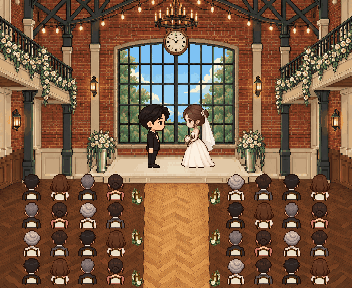
#> input picture tools/round10-ceremony-facing.png, 352 x 288 px, given in place of gallery.png, which was not available
$ python prepare_round10_assets.py
#> lines starting #> are read from the running program, lines starting #| are printed output that depends on the picture; after the words box and inside, x2 and y2 are one past the last pixel; in counts of white or black regions, pixels touching at a corner belong together; pictures that were not available may be replaced by others from this repository, and a replacement may not be noted
"""Fit built-in ImageGen artwork to the explicitly requested game pixel grids.

No API calls. Source art: raw/round10-source (ignored). Only new v1 files,
comparison boards and review stills are written; existing art stays intact.
Run: .venv-assets/Scripts/python.exe tools/prepare_round10_assets.py
"""
from pathlib import Path
import hashlib
import json
from PIL import Image, ImageDraw, ImageFont, ImageChops

ROOT = Path(__file__).resolve().parents[1]
RAW = ROOT / 'raw/round10-source'
ROWS = [200, 228, 256, 284]
COLS = [32, 60, 88, 116, 236, 264, 292, 320]
REPORT = {'files': {}, 'seats': {'x': COLS, 'feetY': ROWS}, 'stage': {'rect': [96,150,256,176], 'groomFeet':[154,168], 'brideFeet':[198,168]}, 'aisle':[144,176,208,288], 'effects': {'petals':{'frameSize':[8,8],'origins':[[0,0],[8,0],[16,0],[24,0]]},'heart':{'frameSize':[8,8],'origins':[[0,0],[8,0]],'unusedTransparentRect':[0,8,16,16]}}}


def source(name):
#> called with name = 'gallery'
    return Image.open(RAW / (name+'.png')).convert('RGBA')
#> returned value is the input picture: PIL image 352x288 RGBA; mean R, G, B, A 125.5, 92.7, 67.5, 255


def clean(im):
    im = im.copy().convert('RGBA')
    # Alpha threshold discards generated edge fringes before nearest fitting.
    im.putalpha(im.getchannel('A').point(lambda v: 255 if v >= 200 else 0))
    return im


def palette(im, colors=48, opaque=False):
    im = clean(im)
    alpha = Image.new('L',im.size,255) if opaque else im.getchannel('A')
    visible = [rgb[:3] for rgb in im.get_flattened_data() if rgb[3]]
    strip = Image.new('RGB',(max(1,len(visible)),1));strip.putdata(visible or [(0,0,0)])
    pal = strip.quantize(colors=colors if opaque else colors-1,dither=Image.Dither.NONE)
    result = im.convert('RGB').quantize(palette=pal,dither=Image.Dither.NONE).convert('RGBA')
    result.putalpha(alpha)
    result.paste((0,0,0,0),(0,0),alpha.point(lambda v:255-v))
    return result


def fit(im, size, max_body=None):
#> called with size = (96, 112)
    im=clean(im)
    box=im.getbbox()
#> box = (0, 0, 352, 288)
    if not box: raise ValueError('Empty sprite')
    im=im.crop(box)
    limits=max_body or size
    ratio=min(limits[0]/im.width,limits[1]/im.height)
#> ratio = 0.273
    im=im.resize((max(1,round(im.width*ratio)),max(1,round(im.height*ratio))),Image.Resampling.NEAREST)
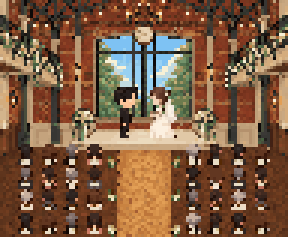
#> im: PIL image 96x79 RGBA (shown 3 times larger); mean R, G, B, A 126.7, 93.4, 68.1, 255
    out=Image.new('RGBA',size)
#> out: PIL image 96x112 RGBA; every value is 0
    out.alpha_composite(im,((size[0]-im.width)//2,size[1]-im.height))
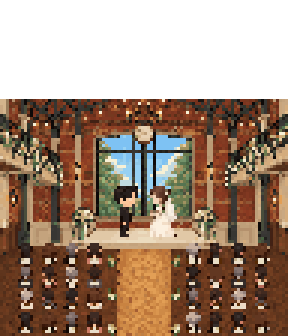
#> out: PIL image 96x112 RGBA (shown 3 times larger); mean R, G, B, A 89.4, 65.9, 48, 179.9; transparent parts drawn white
    return out


def save(im, relative, colors=48, opaque=False, frames=None):
    im=palette(im,colors,opaque)
#> in palette, `alpha = Image.new('L',im.size,255) if opaque else im.getchannel('A')`:
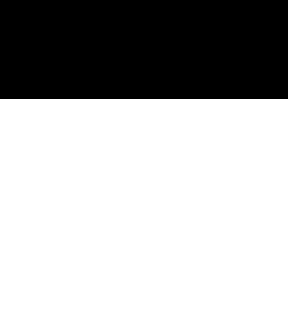
#> alpha: PIL image 96x112 L (shown 3 times larger); 70.5% white; 1 black region, box (x1, y1, x2, y2) and area: (0, 0, 96, 33) 3168
    p=ROOT/relative;p.parent.mkdir(parents=True,exist_ok=True);im.save(p)
    item={'size':list(im.size),'rgbaColors':len(im.getcolors(im.width*im.height)), 'alpha':sorted(set(im.getchannel('A').get_flattened_data())), 'bbox':im.getbbox(), 'sha256':hashlib.sha256(p.read_bytes()).hexdigest()}
    if frames:
        fw,fh=frames
        cells=[im.crop((x,0,x+fw,fh)) for x in range(0,im.width,fw)]
        item['frameSize']=[fw,fh];item['frames']=[{'bbox':c.getbbox(),'sha256':hashlib.sha256(c.tobytes()).hexdigest()} for c in cells]
    REPORT['files'][relative]=item
    return im


# [61 lines left out: functions sheet, environment, effects, existing, not called in this run]


def font(size=14):
    return ImageFont.truetype('C:/Windows/Fonts/malgun.ttf',size)


# [51 lines left out: function stills, not called in this run]


def main():
    for name,size in [('gallery',(96,112)),('gifts',(96,96)),('info',(96,112))]:save(fit(source(name),size),f'assets/objects/landmark-{name}-v1.png')
    groom=sheet('groom',4,2,(48,72),'assets/characters/groom-ceremony-v1.png')
    bride=sheet('bride',8,1,(48,72),'assets/characters/bride-ceremony-v1.png')
    guests=sheet('guests',6,2,(40,48),'assets/characters/guest-seated-v1.png',True)
    back,front=environment();effects()
    save(source('map').resize((352,200),Image.Resampling.NEAREST),'assets/ceremony/map-v1.png',48,True)
    stills(back,front,groom,bride,guests)
    # A single source sheet palette guarantees consistent colors across poses.
    for relative,item in REPORT['files'].items():
        assert item['alpha'] in [[255],[0,255]],relative
        if 'landmark-' in relative:assert item['rgbaColors']<=48,relative
        if 'frames' in item:
            for frame in item['frames']:assert frame['bbox'][3]==item['frameSize'][1],relative
        if 'ceremony-v1' in relative and 'frames' in item:
            assert len({f['sha256'] for f in item['frames'][:4]})==4,'Four walking frames must differ'
            assert all(f['bbox'][1]==8 for f in item['frames'][:4]),'Walking head height must stay fixed'
    assert front.crop((144,0,208,288)).getbbox() is None,'Aisle must remain transparent'
    assert front.crop((0,0,352,178)).getbbox() is None,'Foreground must not cover stage faces'
    for y in ROWS:
        for x in COLS:
            assert front.crop((x-10,y-26,x+10,y-9)).getbbox() is None,'Chair must not cover a guest head'
    (ROOT/'assets/round10-report.json').write_text(json.dumps(REPORT,ensure_ascii=False,indent=2)+'\n',encoding='utf-8',newline='\n')
    print('Prepared',len(REPORT['files']),'sprites and six review boards; geometry assertions passed.')


#> (the run stopped early here; a loop or call above may not have finished)
